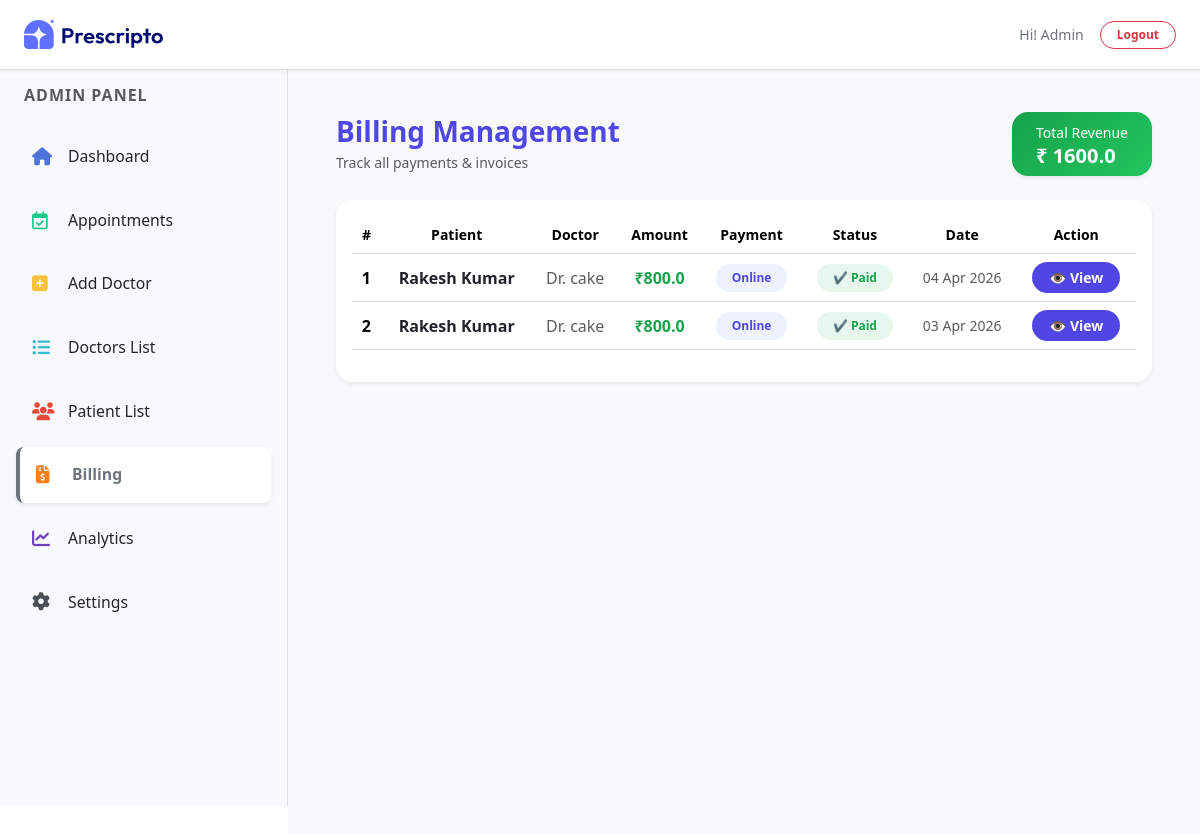
The app's page /billing/ (signed in), older data.
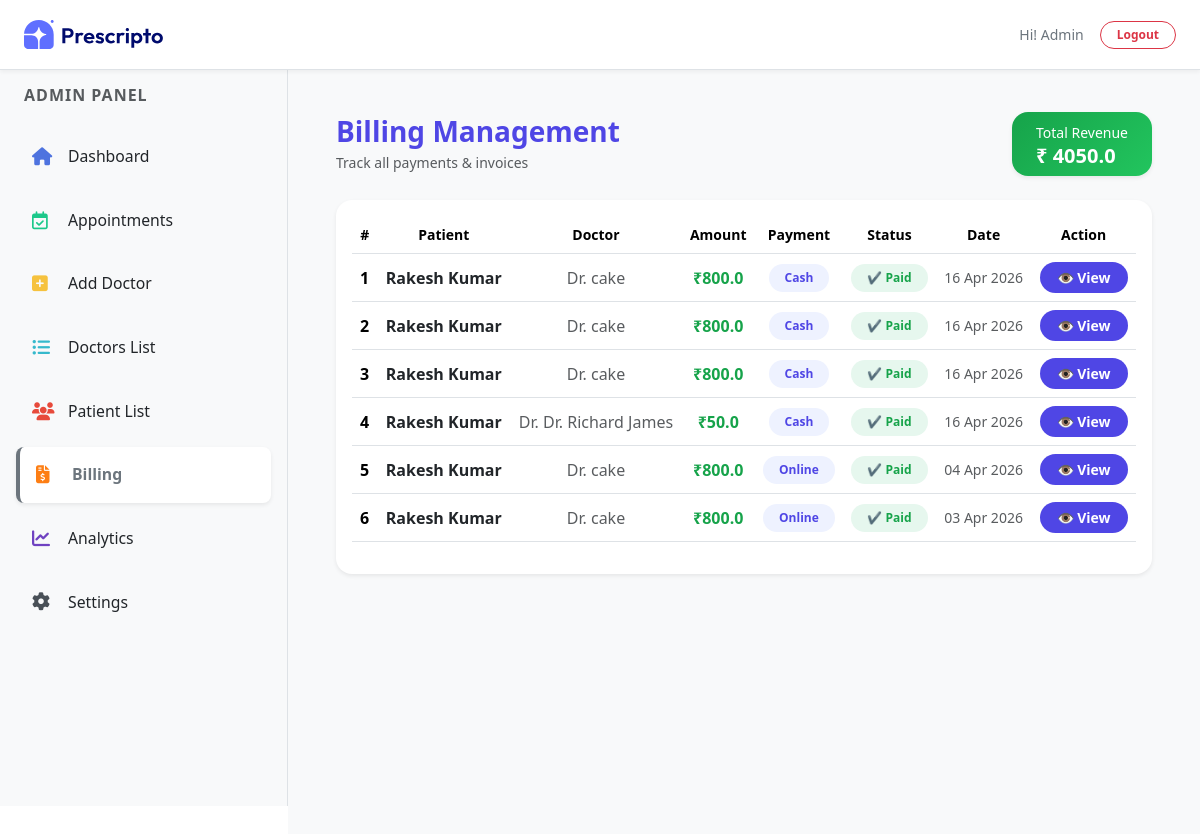
The same page, newer data.
### appointment/models.py (models this page shows, shortened)
class Billing(models.Model):
    PAYMENT_STATUS = (
        ('Paid', 'Paid'),
        ('Unpaid', 'Unpaid'),
    )
    appointment = models.OneToOneField(Appointment, on_delete=models.CASCADE)
    amount = models.FloatField()
    payment_status = models.CharField(max_length=10, choices=PAYMENT_STATUS, default='Unpaid')
    created_at = models.DateTimeField(auto_now_add=True)

class Appointment(models.Model):
    STATUS_CHOICES = (
        ('Pending', 'Pending'),
        ('Approved', 'Approved'),
        ('Cancelled', 'Cancelled'),
    )
    PAYMENT_METHOD = (
        ('Cash', 'Cash'),
        ('Online', 'Online'),
    )
    user = models.ForeignKey(
        Patients,
        on_delete=models.CASCADE,
        related_name='appointments'
    )
    doctor = models.ForeignKey(Doctor, on_delete=models.CASCADE)
    appointment_date = models.DateField()
    appointment_time = models.TimeField()
    status = models.CharField(max_length=10, choices=STATUS_CHOICES, default='Pending')
    payment_method = models.CharField(max_length=10, choices=PAYMENT_METHOD, default='Cash')
    is_billed = models.BooleanField(default=False)
    created_at = models.DateTimeField(auto_now_add=True)

class Patients(models.Model):
    username = models.CharField(max_length=100)
    email = models.EmailField()
    password = models.CharField(max_length=100)
    phone = models.CharField(max_length=15, blank=True)
    city = models.CharField(max_length=100, blank=True)
    address = models.TextField(blank=True)
    profile_image = CloudinaryField('image', folder='patients_image')

class Doctor(models.Model):
    image = CloudinaryField('image', folder='doctor_image')
    name = models.CharField(max_length=100)
    email = models.EmailField()
    username = models.CharField(max_length=255, unique=True)
    password = models.CharField(max_length=100)
    experience = models.IntegerField()
    fees = models.FloatField()
    category = models.ForeignKey(Category, on_delete=models.CASCADE)
    degree = models.CharField(max_length=50)
    about = models.TextField()
    address = models.TextField()
    available = models.BooleanField(default=True)

### appointment/views.py (the view)
# urls.py: path('billing/', views.billing, name='billing'),
@login_required(login_url='/dash_login')
@staff_member_required
def billing(request):
    bills = Billing.objects.select_related(
        'appointment__user',
        'appointment__doctor'
    ).order_by('-created_at')
    total_revenue = bills.filter(
        payment_status='Paid'
    ).aggregate(total=Sum('amount'))['total'] or 0
    context = {
        'bills': bills,
        'total_revenue': total_revenue,
        'action': 'billing',
        "role": "admin"
    }
    return render(request, 'dashboard/billing.html', context)

### templates/dashboard/billing.html (shortened to what this page needs)
{% extends "dashboard/layout.html" %}
{% load static %}
{% block contant %}
<section class="p-5 bg-light" style="width: 100%; min-height:100vh; margin-top: 64px; margin-left: 18rem; padding: 20px;">
    <div class="d-flex justify-content-between align-items-center mb-4" data-aos="fade-down">
        <div>
            <h3 class="fw-bold mb-1" style="color:#4f46e5;">Billing Management</h3>
            <p class="text-muted small mb-0">Track all payments & invoices</p>
        </div>
        <div class="px-4 py-2 rounded-4 text-white shadow-sm"
            style="background: linear-gradient(135deg,#16a34a,#22c55e);">
            <small>Total Revenue</small>
            <h5 class="mb-0 fw-bold">₹ {{ total_revenue|default:"0" }}</h5>
        </div>
    </div>
    <div class="bg-white rounded-4 shadow-sm p-3" data-aos="fade-up">
        <div class="table-responsive">
            <table class="table align-middle text-center">
                <thead style="background:#f1f5f9;">
                    <tr class="text-secondary small">
                        <th>#</th>
                        <th>Patient</th>
                        <th>Doctor</th>
                        <th>Amount</th>
                        <th>Payment</th>
                        <th>Status</th>
                        <th>Date</th>
                        <th>Action</th>
                    </tr>
                </thead>
                <tbody>
                    {% for bill in bills %}
                    <tr style="transition:0.3s;"
                        onmouseover="this.style.background='#f9fafb'"
                        onmouseout="this.style.background=''">
                        <td class="fw-semibold">{{ forloop.counter }}</td>
                        <td class="fw-semibold text-dark">
                            {{ bill.appointment.user.username }}
                        </td>
                        <td class="text-muted">
                            Dr. {{ bill.appointment.doctor.name }}
                        </td>
                        <td class="fw-bold" style="color:#16a34a;">
                            ₹{{ bill.amount }}
                        </td>
                        <td>
                            <span class="badge px-3 py-2 rounded-pill"
                                style="background:#eef2ff; color:#4f46e5;">
                                {{ bill.appointment.payment_method }}
                            </span>
                        </td>
                        <td>
                            {% if bill.payment_status == 'Paid' %}
                                <span class="badge px-3 py-2 rounded-pill"
                                    style="background:#e6f7ee; color:#16a34a;">
                                    ✔ Paid
                                </span>
                            {% else %}
                                <span class="badge px-3 py-2 rounded-pill"
                                    style="background:#ffeaea; color:#dc2626;">
                                    ✖ Unpaid
                                </span>
                            {% endif %}
                        </td>
                        <td class="text-muted small">
                            {{ bill.created_at|date:"d M Y" }}
                        </td>
                        <td>
                            <a href="{% url 'billing_invoice' bill.id %}"
                                class="btn btn-sm rounded-pill px-3 fw-semibold"
                                style="background:#4f46e5; color:white; transition:0.3s;"
                                onmouseover="this.style.background='#4338ca'"
                                onmouseout="this.style.background='#4f46e5'" target="_blank">
                                👁 View
                            </a>
                        </td>
                    </tr>
                    {% endfor %}
                </tbody>
            </table>
        </div>
    </div>
</section>
{% endblock contant %}

### templates/dashboard/layout.html (shortened to what this page needs)
<!DOCTYPE html>
<html lang="en">
<head>
    <link href="https://cdn.jsdelivr.net/npm/bootstrap@5.3.3/dist/css/bootstrap.min.css" rel="stylesheet" />
    <link href="https://cdnjs.cloudflare.com/ajax/libs/font-awesome/5.15.3/css/all.min.css" rel="stylesheet" />
    <link rel="stylesheet" href="https://cdnjs.cloudflare.com/ajax/libs/font-awesome/6.7.2/css/all.min.css" />
    <link href="https://unpkg.com/aos@2.3.4/dist/aos.css" rel="stylesheet">
</head>
    {% load static %}
    <body>
        <header class="d-flex justify-content-between align-items-center border-bottom bg-white px-4"
                style="height: 70px; position: fixed; top: 0; width: 100%; z-index: 1050; box-shadow: 0 2px 4px rgba(0,0,0,0.05);">
            <div class="d-flex align-items-center">
                <a href="{% url 'dash_admin' %}">
                    <img src="{% static 'assets/assets_frontend/logo.svg' %}" alt="Logo" style="width: 140px;">
                </a>
            </div>
            <div class="d-flex align-items-center gap-3 text-secondary small">
                {% if role == 'admin' %}
                    <span class="text-capitalize fw-medium">Hi! {{ request.session.username }}</span>
                {% else %}
                    <span class="fw-medium">Hi! {{ doctor.name }}</span>
                {% endif %}
                <a href="{% url 'dash_logout' %}" class="btn btn-outline-danger btn-sm rounded-pill px-3 py-1 fw-bold" style="font-size: 12px;">Logout</a>
            </div>
        </header>
        <main class="d-flex" style="min-height: calc(100vh - 64px);">
            {% if role == 'admin' %}
                <nav id="sidebar" class="border-end bg-light p-3"
                    style="width: 18rem; height: calc(100vh - 64px); position: fixed; top: 70px; left: 0; z-index: 1000; overflow-y: auto;">
                    <div class="mb-4 ps-2">
                        <h6 class="text-uppercase text-muted fw-bold" style="letter-spacing: 1px; font-size: 1rem;">Admin Panel</h6>
                    </div>
                    <a href="{% url 'dash_admin' %}"
                    class="nav-link d-flex align-items-center gap-3 p-3 rounded-3 mb-2 {% if action == 'admin' %}bg-white shadow-sm border-start border-4 border-primary fw-bold text-primary{% else %}text-dark{% endif %}"
                    style="transition: 0.3s; font-size: 18px; text-decoration: none;">
                        <i class="fa-solid fa-house" style="color: #4e73df; width: 20px;"></i>
                        <span class="small">Dashboard</span>
                    </a>
                    <a href="{% url 'appointments' %}"
                    class="nav-link d-flex align-items-center gap-3 p-3 rounded-3 mb-2 {% if action == 'appointments' %}bg-white shadow-sm border-start border-4 border-success fw-bold text-success{% else %}text-dark{% endif %}"
                    style="transition: 0.3s; font-size: 18px; text-decoration: none;">
                        <i class="fa-regular fa-calendar-check" style="color: #1cc88a; width: 20px;"></i>
                        <span class="small">Appointments</span>
                    </a>
                    <a href="{% url 'add_doctor' %}"
                    class="nav-link d-flex align-items-center gap-3 p-3 rounded-3 mb-2 {% if action == 'add_doctor' %}bg-white shadow-sm border-start border-4 border-warning fw-bold text-warning{% else %}text-dark{% endif %}"
                    style="transition: 0.3s; font-size: 18px; text-decoration: none;">
                        <i class="fas fa-plus-square" style="color: #f6c23e; width: 20px;"></i>
                        <span class="small">Add Doctor</span>
                    </a>
                    <a href="{% url 'doctor_list' %}"
                    class="nav-link d-flex align-items-center gap-3 p-3 rounded-3 mb-2 {% if action == 'doctor_list' %}bg-white shadow-sm border-start border-4 border-info fw-bold text-info{% else %}text-dark{% endif %}"
                    style="transition: 0.3s; font-size: 18px; text-decoration: none;">
                        <i class="fas fa-list-ul" style="color: #36b9cc; width: 20px;"></i>
                        <span class="small">Doctors List</span>
                    </a>
                    <a href="{% url 'patient_list' %}"
                    class="nav-link d-flex align-items-center gap-3 p-3 rounded-3 mb-2 {% if action == 'patient_list' %}bg-white shadow-sm border-start border-4 border-danger fw-bold text-danger{% else %}text-dark{% endif %}"
                    style="transition: 0.3s; font-size: 18px; text-decoration: none;">
                        <i class="fa-solid fa-users" style="color: #e74a3b; width: 20px;"></i>
                        <span class="small">Patient List</span>
                    </a>
                    <a href="{% url 'billing' %}"
                    class="nav-link d-flex align-items-center gap-3 p-3 rounded-3 mb-2 {% if action == 'billing' %}bg-white shadow-sm border-start border-4 border-secondary fw-bold text-secondary{% else %}text-dark{% endif %}"
                    style="transition: 0.3s; font-size: 18px; text-decoration: none;">
                        <i class="fa-solid fa-file-invoice-dollar" style="color: #fd7e14; width: 20px;"></i>
                        <span class="small">Billing</span>
                    </a>
                    <a href="{% url 'analytics' %}"
                    class="nav-link d-flex align-items-center gap-3 p-3 rounded-3 mb-2 {% if action == 'analytics' %}bg-white shadow-sm border-start border-4 border-dark fw-bold text-dark{% else %}text-dark{% endif %}"
                    style="transition: 0.3s; font-size: 18px; text-decoration: none;">
                        <i class="fa-solid fa-chart-line" style="color: #6f42c1; width: 20px;"></i>
                        <span class="small">Analytics</span>
                    </a>
                    <a href="{% url 'settings' %}"
                    class="nav-link d-flex align-items-center gap-3 p-3 rounded-3 mb-2 {% if action == 'settings' %}bg-white shadow-sm border-start border-4 border-secondary fw-bold text-secondary{% else %}text-dark{% endif %}"
                    style="transition: 0.3s; font-size: 18px; text-decoration: none;">
                        <i class="fa-solid fa-gear" style="color: #495057; width: 20px;"></i>
                        <span class="small">Settings</span>
                    </a>
                </nav>
            {% endif %}
            {% block contant %}
            {% endblock %}
        </main>
    </body>
</html>

Row changes from the older to the newer data that the page shows:
added Billing: appointment.user.username "Rakesh Kumar", appointment.doctor.name "cake", amount "800.0", appointment.payment_method "Cash", payment_status "✔ Paid", created_at "16 Apr 2026"
added Billing: appointment.user.username "Rakesh Kumar", appointment.doctor.name "cake", amount "800.0", appointment.payment_method "Cash", payment_status "✔ Paid", created_at "16 Apr 2026"
added Billing: appointment.user.username "Rakesh Kumar", appointment.doctor.name "cake", amount "800.0", appointment.payment_method "Cash", payment_status "✔ Paid", created_at "16 Apr 2026"
added Billing: appointment.user.username "Rakesh Kumar", appointment.doctor.name "Dr. Richard James", amount "50.0", appointment.payment_method "Cash", payment_status "✔ Paid", created_at "16 Apr 2026"
Text that changed along with them:
{{ total_revenue|default:"0" }}: "1600.0" → "4050.0"
